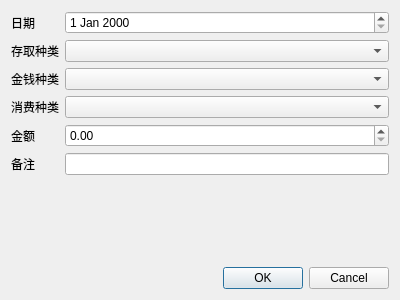
<?xml version="1.0" encoding="UTF-8"?>
<ui version="4.0">
 <class>AddDialog</class>
 <widget class="QDialog" name="AddDialog">
  <property name="geometry">
   <rect>
    <x>0</x>
    <y>0</y>
    <width>400</width>
    <height>300</height>
   </rect>
  </property>
  <property name="windowTitle">
   <string>Dialog</string>
  </property>
  <layout class="QVBoxLayout" name="verticalLayout">
   <item>
    <layout class="QFormLayout" name="formLayout">
     <item row="0" column="0">
      <widget class="QLabel" name="label">
       <property name="text">
        <string>日期</string>
       </property>
       <property name="buddy">
        <cstring>dateEdit</cstring>
       </property>
      </widget>
     </item>
     <item row="0" column="1">
      <widget class="QDateEdit" name="dateEdit"/>
     </item>
     <item row="1" column="0">
      <widget class="QLabel" name="label_2">
       <property name="text">
        <string>存取种类</string>
       </property>
       <property name="buddy">
        <cstring>inOutComboBox</cstring>
       </property>
      </widget>
     </item>
     <item row="1" column="1">
      <widget class="QComboBox" name="inOutComboBox"/>
     </item>
     <item row="2" column="0">
      <widget class="QLabel" name="label_3">
       <property name="text">
        <string>金钱种类</string>
       </property>
       <property name="buddy">
        <cstring>moneyComboBox</cstring>
       </property>
      </widget>
     </item>
     <item row="2" column="1">
      <widget class="QComboBox" name="moneyComboBox"/>
     </item>
     <item row="3" column="0">
      <widget class="QLabel" name="label_4">
       <property name="text">
        <string>消费种类</string>
       </property>
       <property name="buddy">
        <cstring>consumeComboBox</cstring>
       </property>
      </widget>
     </item>
     <item row="3" column="1">
      <widget class="QComboBox" name="consumeComboBox"/>
     </item>
     <item row="4" column="0">
      <widget class="QLabel" name="label_5">
       <property name="text">
        <string>金额</string>
       </property>
       <property name="buddy">
        <cstring>moneyDoubleSpinBox</cstring>
       </property>
      </widget>
     </item>
     <item row="4" column="1">
      <widget class="QDoubleSpinBox" name="moneyDoubleSpinBox"/>
     </item>
     <item row="5" column="0">
      <widget class="QLabel" name="label_6">
       <property name="text">
        <string>备注</string>
       </property>
       <property name="buddy">
        <cstring>noteLineEdit</cstring>
       </property>
      </widget>
     </item>
     <item row="5" column="1">
      <widget class="QLineEdit" name="noteLineEdit"/>
     </item>
    </layout>
   </item>
   <item>
    <spacer name="verticalSpacer">
     <property name="orientation">
      <enum>Qt::Vertical</enum>
     </property>
     <property name="sizeHint" stdset="0">
      <size>
       <width>20</width>
       <height>77</height>
      </size>
     </property>
    </spacer>
   </item>
   <item>
    <layout class="QHBoxLayout" name="horizontalLayout">
     <item>
      <spacer name="horizontalSpacer">
       <property name="orientation">
        <enum>Qt::Horizontal</enum>
       </property>
       <property name="sizeHint" stdset="0">
        <size>
         <width>40</width>
         <height>20</height>
        </size>
       </property>
      </spacer>
     </item>
     <item>
      <widget class="QDialogButtonBox" name="buttonBox">
       <property name="standardButtons">
        <set>QDialogButtonBox::Cancel|QDialogButtonBox::Ok</set>
       </property>
      </widget>
     </item>
    </layout>
   </item>
  </layout>
 </widget>
 <resources/>
 <connections/>
</ui>
